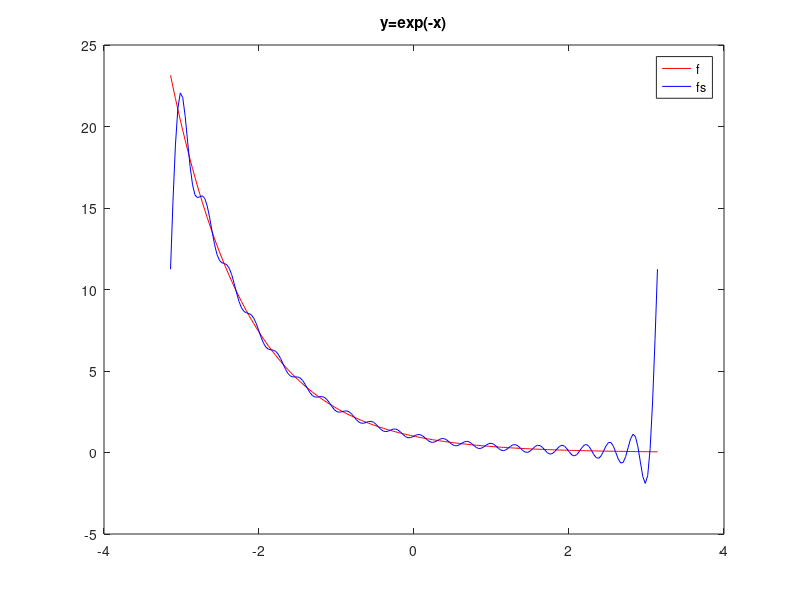

This figure's MATLAB source:
a = zeros(1,20);
b = zeros(1,20);
x = linspace(-pi,pi,200);
f = exp(-x);

a0 = 1/pi*trapz(x,f);

for n = 1:20
    y = f.*cos(n*x);
    a(n) = 1/pi*trapz(x,y);

    y = f.*sin(n*x);
    b(n) = 1/pi*trapz(x,y);
end
fs = zeros(1,200);

for n = 1:20
    fs = fs + a(n)*cos(n*x) + b(n)*sin(n*x);
end

fs = a0/2 + fs;
plot(x,f,'r',x,fs,'b')
legend('f','fs')
title('y=exp(-x)')
